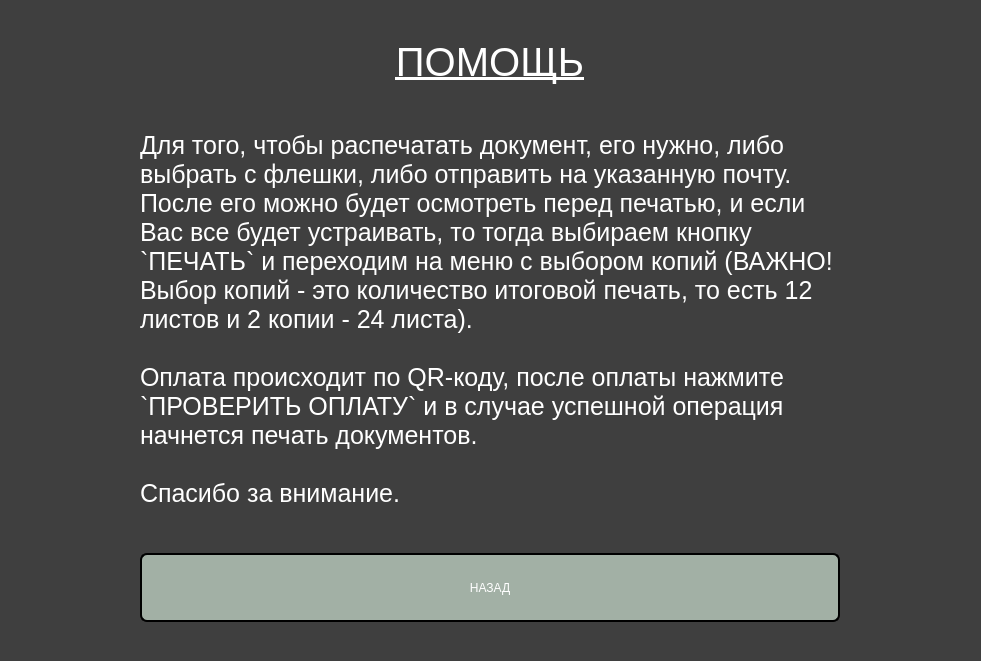
<?xml version="1.0" encoding="UTF-8"?>
<ui version="4.0">
 <class>Dialog</class>
 <widget class="QDialog" name="Dialog">
  <property name="geometry">
   <rect>
    <x>0</x>
    <y>0</y>
    <width>981</width>
    <height>661</height>
   </rect>
  </property>
  <property name="windowTitle">
   <string>Dialog</string>
  </property>
  <property name="styleSheet">
   <string notr="true">background-color:rgb(63, 63, 63)</string>
  </property>
  <layout class="QGridLayout" name="gridLayout">
   <item row="0" column="0">
    <widget class="QLabel" name="label_2">
     <property name="sizePolicy">
      <sizepolicy hsizetype="Fixed" vsizetype="Fixed">
       <horstretch>0</horstretch>
       <verstretch>0</verstretch>
      </sizepolicy>
     </property>
     <property name="minimumSize">
      <size>
       <width>700</width>
       <height>0</height>
      </size>
     </property>
     <property name="styleSheet">
      <string notr="true">font: 700 16pt &quot;Bell MT&quot;;
color:White; 
font-size: 40px;</string>
     </property>
     <property name="text">
      <string>&lt;html&gt;&lt;head/&gt;&lt;body&gt;&lt;p align=&quot;center&quot;&gt;&lt;span style=&quot; font-size:30pt; text-decoration: underline;&quot;&gt;ПОМОЩЬ&lt;/span&gt;&lt;/p&gt;&lt;/body&gt;&lt;/html&gt;</string>
     </property>
    </widget>
   </item>
   <item row="1" column="0">
    <widget class="QLabel" name="label">
     <property name="sizePolicy">
      <sizepolicy hsizetype="Fixed" vsizetype="Preferred">
       <horstretch>0</horstretch>
       <verstretch>0</verstretch>
      </sizepolicy>
     </property>
     <property name="minimumSize">
      <size>
       <width>700</width>
       <height>400</height>
      </size>
     </property>
     <property name="maximumSize">
      <size>
       <width>700</width>
       <height>400</height>
      </size>
     </property>
     <property name="focusPolicy">
      <enum>Qt::NoFocus</enum>
     </property>
     <property name="styleSheet">
      <string notr="true">font: 700 16pt &quot;Bell MT&quot;;
color:White; 
font-size: 25px;</string>
     </property>
     <property name="text">
      <string>Для того, чтобы распечатать документ, его нужно, либо выбрать с флешки, либо отправить на указанную почту. После его можно будет осмотреть перед печатью, и если Вас все будет устраивать, то тогда выбираем кнопку `ПЕЧАТЬ` и переходим на меню с выбором копий (ВАЖНО! Выбор копий - это количество итоговой печать, то есть 12 листов и 2 копии - 24 листа).

Оплата происходит по QR-коду, после оплаты нажмите `ПРОВЕРИТЬ ОПЛАТУ` и в случае успешной операция начнется печать документов.

Спасибо за внимание.</string>
     </property>
     <property name="textFormat">
      <enum>Qt::PlainText</enum>
     </property>
     <property name="wordWrap">
      <bool>true</bool>
     </property>
    </widget>
   </item>
   <item row="2" column="0">
    <widget class="QPushButton" name="pushButton">
     <property name="styleSheet">
      <string notr="true">QPushButton {
	font: 700 16pt &quot;Bell MT&quot;;
background-color: rgb(162, 176, 165);
color:White; 
border: 2px solid #000000; 
border-radius: 7px;
widht: 20px;
height: 65px;
}

QPushButton:hover{
background-color: rgb(123, 181, 136);
}

QPushButton:pressed {
background-color: rgb(57, 112, 70);
}</string>
     </property>
     <property name="text">
      <string>НАЗАД</string>
     </property>
    </widget>
   </item>
  </layout>
 </widget>
 <resources/>
 <connections/>
</ui>
